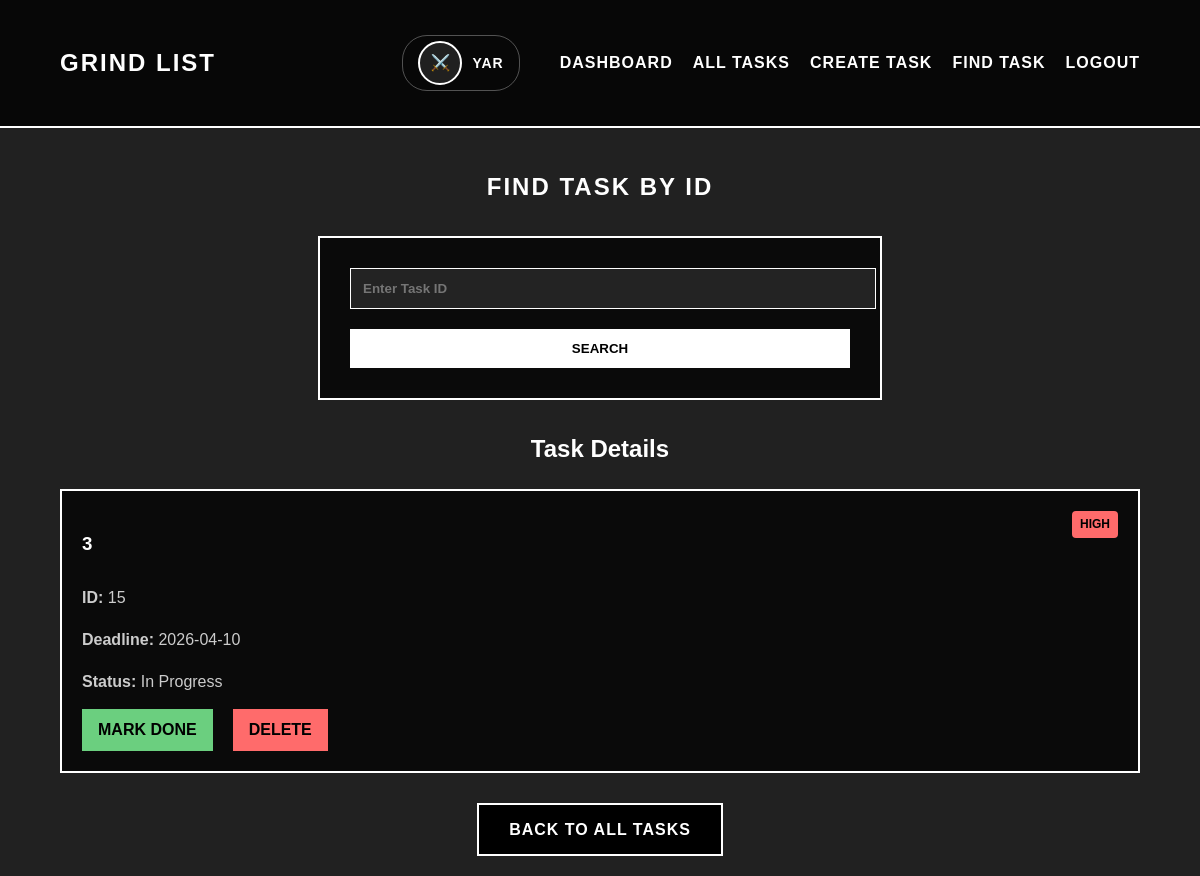
The app's page /task/task_by_id?task_id=15 (signed in) with its own data.
### app/models/task.py (models this page shows, shortened)
class Task(db.Model):
    id = db.Column(db.Integer, primary_key=True)
    title = db.Column(db.String(200), nullable=False)
    priority = db.Column(db.String(10), nullable=False)
    deadline = db.Column(db.DateTime, default=datetime.now)
    is_done = db.Column(db.Boolean, default=False)
    user_id = db.Column(db.Integer, db.ForeignKey('user.id'), nullable=False)

### app/routes/task.py (the view)
@task.route('/task_by_id', methods=['GET', 'POST'])
def task_by_id_page():
    if 'user_id' not in session:
        flash('Сначала войдите в систему', 'error')
        return redirect(url_for('main.home'))
    task = None
    if request.method == 'POST':
        task_id = request.form.get('task_id')
        if task_id:
            task = Task.query.filter_by(id=task_id, user_id=session['user_id']).first()
            if not task:
                flash('Task not found', 'error')
    elif request.args.get('task_id'):
        task = Task.query.filter_by(id=request.args.get('task_id'), user_id=session['user_id']).first()
    return render_template('main/task_by_id.html', task=task)

### app/templates/main/task_by_id.html (shortened to what this page needs)
{% extends "main/base_dashboard.html" %}
{% block content %}
<section class="search-task-section">
    <h1 style="color: #fff; text-align: center; text-transform: uppercase; letter-spacing: 2px; margin-bottom: 30px;">
        FIND TASK BY ID
    </h1>
    <form class="search-form" method="POST" action="{{ url_for('task.task_by_id_page') }}">
        <input type="number" name="task_id" placeholder="Enter Task ID" required min="1" value="{{ request.form.task_id if request.form.task_id }}">
        <button type="submit">SEARCH</button>
    </form>
    {% if task %}
        <div class="task-details" style="margin-top: 30px;">
            <h2 style="color: #fff; text-align: center; margin-bottom: 20px;">Task Details</h2>
            <div class="task-card">
                <div style="display: flex; justify-content: space-between; align-items: start;">
                    <h3>{{ task.title }}{% if task.is_done %} ✅{% endif %}</h3>
                    <span class="priority-badge {{ task.priority }}">{{ task.priority.upper() }}</span>
                </div>
                <p><strong>ID:</strong> {{ task.id }}</p>
                <p><strong>Deadline:</strong> {{ task.deadline.strftime('%Y-%m-%d') if task.deadline else 'Not set' }}</p>
                <p><strong>Status:</strong> {% if task.is_done %}Completed{% else %}In Progress{% endif %}</p>
                <div class="task-actions">
                    {% if not task.is_done %}
                        <a href="{{ url_for('task.mark_task_done_page', task_id=task.id) }}" class="task-btn done-btn">Mark Done</a>
                    {% endif %}
                    <a href="{{ url_for('task.delete_task_page', task_id=task.id) }}" class="task-btn delete-btn" onclick="return confirm('Are you sure you want to delete this task?')">Delete</a>
                </div>
            </div>
        </div>
    {% endif %}
    <div style="text-align: center; margin-top: 30px;">
        <a href="{{ url_for('task.tasks_page') }}" class="auth-btn">Back to All Tasks</a>
    </div>
</section>
{% endblock %}

### app/static/style.css (style rules this page uses)
body { font-family: 'Arial Black', 'Arial', sans-serif; line-height: 1.6; color: #000; margin: 0; padding: 0; background-color: rgba(0, 0, 0, 0.87); background-size: cover; background-attachment: fixed; min-height: 100vh; }
.auth-btn { display: inline-block; padding: 12px 30px; margin: 0 10px; background: #000; color: #fff; border: 2px solid #fff; text-decoration: none; text-transform: uppercase; font-weight: bold; letter-spacing: 1px; transition: all 0.3s ease; }
.task-card { background: rgba(0,0,0,0.7); border: 2px solid #fff; padding: 20px; color: #fff; transition: all 0.3s ease; }
.task-card h3 { margin-bottom: 10px; text-transform: uppercase; color: #fff; }
.task-card p { color: #ccc; margin-bottom: 15px; }
.task-btn { background: #fff; color: #000; border: none; padding: 10px 20px; cursor: pointer; font-weight: bold; text-transform: uppercase; transition: all 0.3s; margin-right: 10px; }
.task-form, .search-form { max-width: 500px; margin: 30px auto; background: rgba(0,0,0,0.7); padding: 30px; border: 2px solid #fff; }
.task-form input, .task-form select, .task-form textarea, .search-form input { width: 100%; padding: 12px; margin-bottom: 20px; border: 1px solid #fff; background: rgba(255,255,255,0.1); color: #fff; font-weight: bold; transition: all 0.3s ease; }
.task-form button, .search-form button { width: 100%; padding: 12px; background: #fff; color: #000; border: none; font-weight: bold; text-transform: uppercase; cursor: pointer; transition: all 0.3s; }
.priority-badge { padding: 4px 8px; border-radius: 4px; font-size: 12px; font-weight: bold; text-transform: uppercase; }
.priority-badge.high { background: #ff6b6b; color: #000; }
.task-actions { display: flex; gap: 10px; margin-top: 15px; flex-wrap: wrap; }
.done-btn { background: #6bcf7f !important; text-decoration: none; padding: 8px 16px; }
.delete-btn { background: #ff6b6b !important; text-decoration: none; padding: 8px 16px; }

### records on screen
Task: title "3", priority "HIGH", id "15", deadline "2026-04-10"

### other values on screen
{{ session.username }} "YAR"
